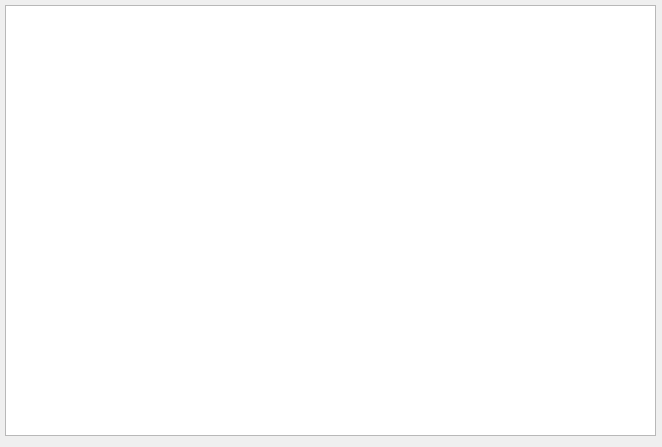
<?xml version="1.0" encoding="UTF-8"?>
<ui version="4.0">
 <class>simulationStatus</class>
 <widget class="QDialog" name="simulationStatus">
  <property name="windowModality">
   <enum>Qt::NonModal</enum>
  </property>
  <property name="geometry">
   <rect>
    <x>0</x>
    <y>0</y>
    <width>662</width>
    <height>447</height>
   </rect>
  </property>
  <property name="windowTitle">
   <string>Simulation data view</string>
  </property>
  <property name="modal">
   <bool>false</bool>
  </property>
  <widget class="QTextEdit" name="dataEdit">
   <property name="geometry">
    <rect>
     <x>5</x>
     <y>5</y>
     <width>651</width>
     <height>431</height>
    </rect>
   </property>
  </widget>
 </widget>
 <resources/>
 <connections/>
</ui>
